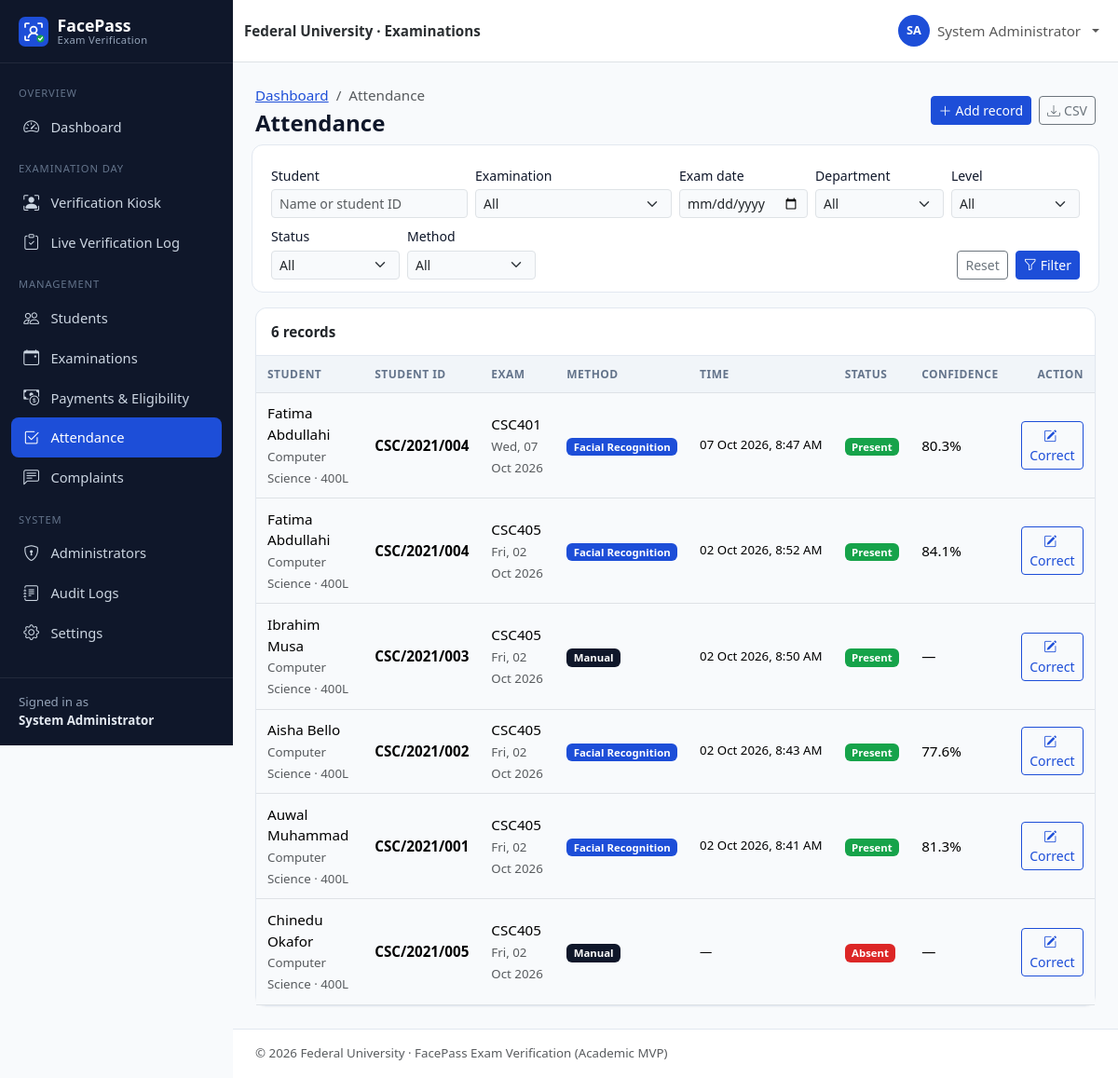
/admin/attendance.php (signed in), run on the app's committed database.
### tables this page shows
CREATE TABLE users (
    id               INT UNSIGNED NOT NULL AUTO_INCREMENT,
    student_id       VARCHAR(30)  NULL,                 
    first_name       VARCHAR(60)  NOT NULL,
    last_name        VARCHAR(60)  NOT NULL,
    email            VARCHAR(120) NOT NULL,
    phone            VARCHAR(20)  NULL,
    password         VARCHAR(255) NOT NULL,             
    role             ENUM('admin','student') NOT NULL DEFAULT 'student',
    department       VARCHAR(100) NULL,
    level            VARCHAR(10)  NULL,                 
    faculty          VARCHAR(100) NULL,
    face_registered  TINYINT(1)   NOT NULL DEFAULT 0,
    account_status   ENUM('active','inactive','suspended') NOT NULL DEFAULT 'active',
    created_at       TIMESTAMP    NOT NULL DEFAULT CURRENT_TIMESTAMP,
    updated_at       TIMESTAMP    NOT NULL DEFAULT CURRENT_TIMESTAMP ON UPDATE CURRENT_TIMESTAMP,
    PRIMARY KEY (id),
    UNIQUE KEY uq_users_student_id (student_id),
    UNIQUE KEY uq_users_email (email),
    KEY idx_users_role (role),
    KEY idx_users_dept_level (department, level),
    KEY idx_users_status (account_status)
);

CREATE TABLE attendance (
    id                   INT UNSIGNED NOT NULL AUTO_INCREMENT,
    student_id           INT UNSIGNED NOT NULL,         
    exam_id              INT UNSIGNED NOT NULL,         
    verification_method  ENUM('facial_recognition','manual') NOT NULL DEFAULT 'facial_recognition',
    verification_time    DATETIME     NULL,
    status               ENUM('present','absent','rejected') NOT NULL DEFAULT 'present',
    confidence_score     DECIMAL(5,4) NULL,             
    created_at           TIMESTAMP    NOT NULL DEFAULT CURRENT_TIMESTAMP,
    PRIMARY KEY (id),
    UNIQUE KEY uq_attendance_student_exam (student_id, exam_id),    
    KEY idx_attendance_exam (exam_id),
    KEY idx_attendance_time (verification_time),
    KEY idx_attendance_status (status),
    CONSTRAINT fk_attendance_student FOREIGN KEY (student_id)
        REFERENCES users (id) ON DELETE CASCADE ON UPDATE CASCADE,
    CONSTRAINT fk_attendance_exam FOREIGN KEY (exam_id)
        REFERENCES examinations (id) ON DELETE CASCADE ON UPDATE CASCADE
);

CREATE TABLE examinations (
    id            INT UNSIGNED NOT NULL AUTO_INCREMENT,
    course_code   VARCHAR(20)  NOT NULL,
    course_title  VARCHAR(150) NOT NULL,
    department    VARCHAR(100) NOT NULL,
    level         VARCHAR(10)  NOT NULL,
    exam_date     DATE         NOT NULL,
    start_time    TIME         NOT NULL,
    end_time      TIME         NOT NULL,
    venue         VARCHAR(120) NOT NULL,
    status        ENUM('scheduled','ongoing','completed','cancelled') NOT NULL DEFAULT 'scheduled',
    created_at    TIMESTAMP    NOT NULL DEFAULT CURRENT_TIMESTAMP,
    updated_at    TIMESTAMP    NOT NULL DEFAULT CURRENT_TIMESTAMP ON UPDATE CURRENT_TIMESTAMP,
    PRIMARY KEY (id),
    KEY idx_exams_date (exam_date),
    KEY idx_exams_status (status),
    KEY idx_exams_dept_level (department, level)
);

### admin/attendance.php (the view, shortened to what the rows shown need)
<?php
require_once __DIR__ . '/../includes/bootstrap.php';
requireAdmin();
$pdo = db();
$where = ['1=1'];
$params = [];
$whereSql = implode(' AND ', $where);
$from = 'FROM attendance a JOIN users u ON u.id = a.student_id JOIN examinations e ON e.id = a.exam_id';
$select = "SELECT a.*, u.student_id AS matric, u.first_name, u.last_name, u.department, u.level,
                  e.course_code, e.course_title, e.exam_date $from WHERE $whereSql
           ORDER BY e.exam_date DESC, a.verification_time DESC";
$stmt = $pdo->prepare("SELECT COUNT(*) $from WHERE $whereSql");
$stmt->execute($params);
$total = (int) $stmt->fetchColumn();
[$page, $perPage, $offset, $pages] = paginate($total, 20);
$stmt = $pdo->prepare("$select LIMIT $perPage OFFSET $offset");
$stmt->execute($params);
$records = $stmt->fetchAll();
$pageTitle = 'Attendance';
$breadcrumbs = ['Dashboard' => 'admin/dashboard.php', 'Attendance' => null];
$headerActions = '<button class="btn btn-sm btn-primary" data-bs-toggle="modal" data-bs-target="#addModal"><i class="bi bi-plus-lg me-1"></i>Add record</button>'
    . '<a class="btn btn-sm btn-outline-secondary" href="?' . e(http_build_query(array_merge($_GET, ['export' => 'csv']))) . '"><i class="bi bi-download me-1"></i>CSV</a>';
require __DIR__ . '/../includes/header.php';
?>
<div class="card">
    <div class="table-responsive">
        <table class="table table-hover align-middle table-card">
            <thead><tr><th>Student</th><th>Student ID</th><th>Exam</th><th>Method</th><th>Time</th><th>Status</th><th>Confidence</th><th class="text-end">Action</th></tr></thead>
            <tbody>
            <?php foreach ($records as $r): ?>
                <tr>
                    <td><?= e(full_name($r)) ?><br><span class="small text-muted"><?= e($r['department']) ?> · <?= e($r['level']) ?>L</span></td>
                    <td class="fw-semibold"><?= e($r['matric']) ?></td>
                    <td><?= e($r['course_code']) ?><br><span class="small text-muted"><?= e(fmt_date($r['exam_date'])) ?></span></td>
                    <td><?= status_badge($r['verification_method']) ?></td>
                    <td class="small text-nowrap"><?= e(fmt_datetime($r['verification_time'])) ?></td>
                    <td><?= status_badge($r['status']) ?></td>
                    <td><?= e(fmt_confidence($r['confidence_score'])) ?></td>
                    <td class="text-end">
                        <button class="btn btn-sm btn-outline-primary" data-bs-toggle="modal" data-bs-target="#correctModal"
                                data-fill='<?= e(json_encode(['#correctId' => $r['id'], '#correctStatus' => $r['status'],
                                    '#correctWho' => $r['matric'] . ' – ' . full_name($r) . ' · ' . $r['course_code']])) ?>'>
                            <i class="bi bi-pencil-square me-1"></i>Correct</button>
                    </td>
                </tr>
            <?php endforeach; ?>
            </tbody>
        </table>
    </div>
</div>
<?php require __DIR__ . '/../includes/footer.php'; ?>

### includes/header.php (shortened to what the rows shown need)
<?php
$pageTitle = $pageTitle ?? APP_NAME;
$layout = $layout ?? 'app';
$breadcrumbs = $breadcrumbs ?? [];
$bodyClass = $bodyClass ?? '';
$user = current_user();
$role = $user['role'] ?? null;
?>
<!doctype html>
<html lang="en">
<head>
    <link rel="stylesheet" href="<?= e(url('assets/vendor/bootstrap/bootstrap.min.css')) ?>">
    <link rel="stylesheet" href="<?= e(url('assets/vendor/bootstrap-icons/bootstrap-icons.min.css')) ?>">
    <link rel="stylesheet" href="<?= e(url('assets/css/style.css')) ?>">
    <?php if ($role === 'admin'): ?>
        <link rel="stylesheet" href="<?= e(url('assets/css/admin.css')) ?>">
    <?php elseif ($role === 'student'): ?>
        <link rel="stylesheet" href="<?= e(url('assets/css/student.css')) ?>">
    <?php endif; ?>
</head>
<body class="<?= e(trim("layout-$layout $bodyClass")) ?>">
<?php if ($layout === 'app' && $user): ?>
<div class="app-shell">
    <?php require __DIR__ . '/sidebar.php'; ?>
    <div class="app-main">
        <nav class="navbar navbar-expand bg-white border-bottom app-topbar sticky-top">
            <div class="container-fluid">
                <span class="navbar-text fw-semibold text-secondary-emphasis d-none d-sm-inline">
                    <?= e(INSTITUTION_NAME) ?> · Examinations
                </span>
                <ul class="navbar-nav ms-auto align-items-center">
                    <li class="nav-item dropdown">
                        <a class="nav-link dropdown-toggle d-flex align-items-center gap-2" href="#" role="button"
                           data-bs-toggle="dropdown" aria-expanded="false">
                            <span class="avatar-circle"><?= e(strtoupper(substr($user['first_name'], 0, 1) . substr($user['last_name'], 0, 1))) ?></span>
                            <span class="d-none d-md-inline"><?= e(full_name($user)) ?></span>
                        </a>
                    </li>
                </ul>
            </div>
        </nav>
        <main class="app-content container-fluid">
            <div class="d-flex flex-wrap justify-content-between align-items-center mb-3 gap-2">
                <div>
                    <?php if ($breadcrumbs): ?>
                        <nav aria-label="breadcrumb">
                            <ol class="breadcrumb small mb-1">
                                <?php foreach ($breadcrumbs as $label => $link): ?>
                                    <?php if ($link): ?>
                                        <li class="breadcrumb-item"><a href="<?= e(url($link)) ?>"><?= e($label) ?></a></li>
                                    <?php else: ?>
                                        <li class="breadcrumb-item active" aria-current="page"><?= e($label) ?></li>
                                    <?php endif; ?>
                                <?php endforeach; ?>
                            </ol>
                        </nav>
                    <?php endif; ?>
                    <h1 class="h4 mb-0 page-title"><?= e($pageTitle) ?></h1>
                </div>
                <?php if (!empty($headerActions)): ?>
                    <div class="d-flex gap-2"><?= $headerActions  ?></div>
                <?php endif; ?>
            </div>
<?php else: ?>
<main class="plain-content">
<?php endif; ?>

### includes/sidebar.php (shortened to what the rows shown need)
<?php
$current = str_replace('\\', '/', $_SERVER['SCRIPT_NAME'] ?? '');
if (($user['role'] ?? '') === 'admin') {
    $menu = [
        'Overview' => [
            ['admin/dashboard.php', 'bi-speedometer2', 'Dashboard'],
        ],
        'Examination Day' => [
            ['verification/index.php', 'bi-person-bounding-box', 'Verification Kiosk'],
            ['verification/result.php', 'bi-clipboard-check', 'Live Verification Log'],
        ],
        'Management' => [
            ['admin/students.php', 'bi-people', 'Students'],
            ['admin/examinations.php', 'bi-calendar-event', 'Examinations'],
            ['admin/payments.php', 'bi-cash-coin', 'Payments & Eligibility'],
            ['admin/attendance.php', 'bi-check2-square', 'Attendance'],
            ['admin/complaints.php', 'bi-chat-left-text', 'Complaints'],
        ],
        'System' => [
            ['admin/users.php', 'bi-shield-lock', 'Administrators'],
            ['admin/audit-logs.php', 'bi-journal-text', 'Audit Logs'],
            ['admin/settings.php', 'bi-gear', 'Settings'],
        ],
    ];
    $aliases = [
        'admin/student-view.php' => 'admin/students.php',
        'admin/enroll-face.php' => 'admin/students.php',
        'auth/register.php' => 'admin/students.php',
        'admin/examination-create.php' => 'admin/examinations.php',
    ];
}
$isActive = function (string $path) use ($current, $aliases): bool {
    foreach ($aliases as $child => $parent) {
        if ($parent === $path && str_ends_with($current, '/' . $child)) {
            return true;
        }
    }
    return str_ends_with($current, '/' . $path);
};
?>
<aside class="offcanvas-lg offcanvas-start app-sidebar" tabindex="-1" id="appSidebar" aria-labelledby="appSidebarLabel">
    <div class="offcanvas-body flex-column p-0">
        <div class="sidebar-desktop-brand d-none d-lg-block">
            <a class="sidebar-brand" href="<?= e(url('index.php')) ?>">
                <img src="<?= e(url('assets/images/logo.svg')) ?>" alt="" width="32" height="32">
                <span>FacePass<small>Exam Verification</small></span>
            </a>
        </div>
        <nav class="sidebar-nav">
            <?php foreach ($menu as $section => $items): ?>
                <div class="sidebar-section"><?= e($section) ?></div>
                <?php foreach ($items as [$path, $icon, $label]): ?>
                    <a class="sidebar-link<?= $isActive($path) ? ' active' : '' ?>" href="<?= e(url($path)) ?>">
                        <i class="bi <?= e($icon) ?>"></i><span><?= e($label) ?></span>
                    </a>
                <?php endforeach; ?>
            <?php endforeach; ?>
        </nav>
        <div class="sidebar-footer small">
            Signed in as<br><strong><?= e(full_name($user)) ?></strong>
        </div>
    </div>
</aside>

### includes/functions.php (shortened to what the rows shown need)
<?php
function e($value): string
{
    return htmlspecialchars((string) ($value ?? ''), ENT_QUOTES | ENT_SUBSTITUTE, 'UTF-8');
}
function base_url(): string
{
    static $base = null;
    if ($base !== null) {
        return $base;
    }
    $docRoot = realpath($_SERVER['DOCUMENT_ROOT'] ?? '') ?: '';
    $root = realpath(ROOT_PATH) ?: ROOT_PATH;
    $docRoot = str_replace('\\', '/', $docRoot);
    $root = str_replace('\\', '/', $root);
    $relative = '';
    if ($docRoot !== '' && stripos($root, $docRoot) === 0) {
        $relative = trim(substr($root, strlen($docRoot)), '/');
    }
    $base = $relative === '' ? '' : '/' . $relative;
    return $base;
}
function url(string $path = ''): string
{
    return base_url() . '/' . ltrim($path, '/');
}
function get_int(string $key, int $default = 0): int
{
    $value = filter_var($_GET[$key] ?? null, FILTER_VALIDATE_INT);
    return $value === false || $value === null ? $default : $value;
}
function full_name(array $row): string
{
    return trim(($row['first_name'] ?? '') . ' ' . ($row['last_name'] ?? ''));
}
function fmt_date(?string $date): string
{
    return $date ? date('D, d M Y', strtotime($date)) : '—';
}
function fmt_datetime(?string $dt): string
{
    return $dt ? date('d M Y, g:i A', strtotime($dt)) : '—';
}
function fmt_confidence($score): string
{
    return $score === null || $score === '' ? '—' : number_format((float) $score * 100, 1) . '%';
}
function status_badge(?string $status): string
{
    $map = [
        'scheduled' => 'primary', 'ongoing' => 'warning text-dark', 'completed' => 'success',
        'cancelled' => 'secondary', 'present' => 'success', 'absent' => 'danger',
        'rejected' => 'danger', 'pending' => 'warning text-dark', 'reviewed' => 'info text-dark',
        'resolved' => 'success', 'active' => 'success', 'inactive' => 'secondary',
        'suspended' => 'danger', 'facial_recognition' => 'primary', 'manual' => 'dark',
    ];
    $status = (string) $status;
    $class = $map[$status] ?? 'secondary';
    $label = ucwords(str_replace('_', ' ', $status));
    return '<span class="badge bg-' . $class . '">' . e($label) . '</span>';
}
function paginate(int $total, int $perPage = 15): array
{
    $pages = max(1, (int) ceil($total / $perPage));
    $page = min(max(1, get_int('page', 1)), $pages);
    return [$page, $perPage, ($page - 1) * $perPage, $pages];
}

### data on the page
users: full_name($user) "System Administrator", first_name+last_name "SA"
attendance: student.last_name "Fatima Abdullahi", student.department "Computer Science", student.level "400", student.student_id "CSC/2021/004", exam.course_code "CSC401", exam.exam_date "Wed, 07 Oct 2026", verification_method "Facial Recognition Present", verification_time "07 Oct 2026, 8:47 AM", confidence_score "80.3%"
attendance: student.last_name "Fatima Abdullahi", student.department "Computer Science", student.level "400", student.student_id "CSC/2021/004", exam.course_code "CSC405", exam.exam_date "Fri, 02 Oct 2026", verification_method "Facial Recognition Present", verification_time "02 Oct 2026, 8:52 AM", confidence_score "84.1%"
attendance: student.last_name "Ibrahim Musa", student.department "Computer Science", student.level "400", student.student_id "CSC/2021/003", exam.course_code "CSC405", exam.exam_date "Fri, 02 Oct 2026", verification_method "Manual Present", verification_time "02 Oct 2026, 8:50 AM", confidence_score "—"
attendance: student.last_name "Aisha Bello", student.department "Computer Science", student.level "400", student.student_id "CSC/2021/002", exam.course_code "CSC405", exam.exam_date "Fri, 02 Oct 2026", verification_method "Facial Recognition Present", verification_time "02 Oct 2026, 8:43 AM", confidence_score "77.6%"
attendance: student.last_name "Auwal Muhammad", student.department "Computer Science", student.level "400", student.student_id "CSC/2021/001", exam.course_code "CSC405", exam.exam_date "Fri, 02 Oct 2026", verification_method "Facial Recognition Present", verification_time "02 Oct 2026, 8:41 AM", confidence_score "81.3%"
attendance: student.last_name "Chinedu Okafor", student.department "Computer Science", student.level "400", student.student_id "CSC/2021/005", exam.course_code "CSC405", exam.exam_date "Fri, 02 Oct 2026", verification_method "Manual Absent", verification_time "—", confidence_score "—"

### other printed values
$section "OVERVIEW"
$label "Dashboard"
$section "EXAMINATION DAY"
$label "Verification Kiosk"
$label "Live Verification Log"
$section "MANAGEMENT"
$label "Students"
$label "Examinations"
$label "Payments & Eligibility"
$label "Attendance"
$label "Complaints"
$section "SYSTEM"
$label "Administrators"
$label "Audit Logs"
$label "Settings"
